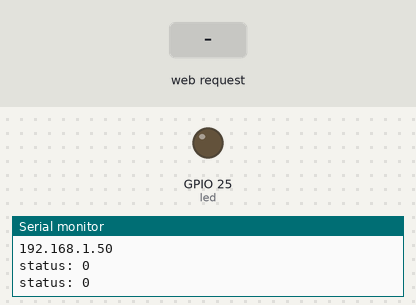
Recording of a sketch running on a simulated ESP32. On the bench: output pins drawn as LEDs (lit = HIGH), the last lines printed to the serial monitor. The inputs (shaded band) are chosen by the test bench. WiFi joins after 1.5 s; servers stay silent unless stated; storage starts empty.

Above: at 2.7 s.
2.8 s: HTTP request GET /toggle received
At 4.7 s:
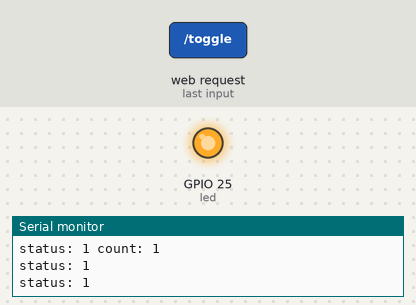
5.0 s: HTTP request GET /l received
At 6.3 s:
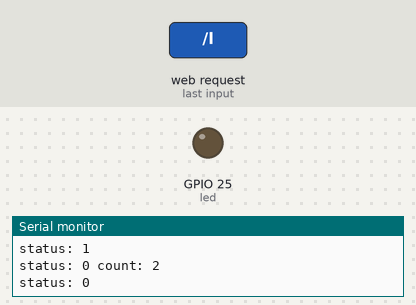
7.0 s: HTTP request GET /h received
At 7.8 s:
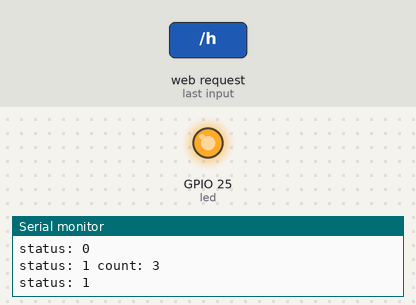
Timing chart, 0 to 10.0 s (numbered marks = the images above; inputs shaded):
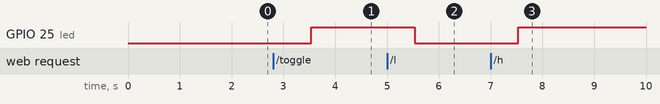

Measured:
- after the input at 2.8 s, GPIO 25 (led): LOW → HIGH after 0.73 s
- after the input at 5.0 s, GPIO 25 (led): HIGH → LOW after 0.53 s
- after the input at 7.0 s, GPIO 25 (led): LOW → HIGH after 0.53 s

The sketch:

onair.ino
```cpp
#include <WiFi.h>
#include <WebServer.h>
#include "SPIFFS.h"

const char *ssid = "ssid";
const char *password = "password";
const int led = 25;
int count = 0;

WebServer server(80);

void handleStatus(void)
{
  count += 1;

  Serial.println("status: " + String(digitalRead(led)) + " count: " + String(count));

  String json;
  json = "{";
  json += "\"status\":" + String(digitalRead(led));
  json += ",";
  json += "\"count\":" + String(count);
  json += "}";

  server.send(200, "application/json", json);
}

void handleToggle(void)
{
  if (digitalRead(led) == 1)
  {
    digitalWrite(led, LOW);
    handleStatus();
  }
  else
  {
    digitalWrite(led, HIGH);
    handleStatus();
  }
}

void handleStandby(void)
{
  digitalWrite(led, LOW);
  handleStatus();
}

void handleOnair(void)
{
  digitalWrite(led, HIGH);
  handleStatus();
}

void handleUi()
{
  File file = SPIFFS.open("/index.html", "r");
  server.streamFile(file, "text/html");
  file.close();
}

void setup()
{

  Serial.begin(115200);
  pinMode(led, OUTPUT);

  SPIFFS.begin();

  delay(10);
  Serial.print("Connecting to ");
  Serial.println(ssid);

  WiFi.begin(ssid, password);

  while (WiFi.status() != WL_CONNECTED)
  {
    delay(500);
    Serial.print(".");
  }

  Serial.println("");
  Serial.println("WiFi connected.");
  Serial.println("IP address: ");
  Serial.println(WiFi.localIP());

  server.on("/ui", handleUi);
  server.on("/", handleStatus);
  server.on("/toggle", handleToggle);
  server.on("/h", handleOnair);
  server.on("/l", handleStandby);
  server.onNotFound(handleStatus);
  server.begin();
}

void loop()
{
  server.handleClient();
  Serial.println("status: " + String(digitalRead(led)));
  delay(1000);
}
```
